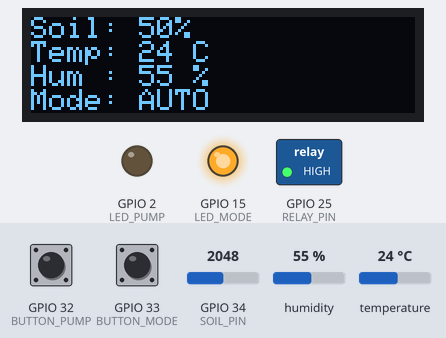
A sketch run on a simulated ESP32. Parts: 128×32 one-colour display, switched loads named in the sketch (green lamp = pin HIGH), output pins drawn as LEDs (lit = HIGH). The inputs (shaded band) are chosen by the test bench; at power-on: GPIO 33 (BUTTON_MODE) HIGH, GPIO 32 (BUTTON_PUMP) HIGH, humidity 55 %, GPIO 34 (SOIL_PIN) = 2048, temperature 24 °C. WiFi joins after 1.5 s; servers stay silent unless stated.

Above: at 6.5 s.
6.6 s: GPIO 33 (BUTTON_MODE) pulled LOW for 0.15 s
At 10.1 s:
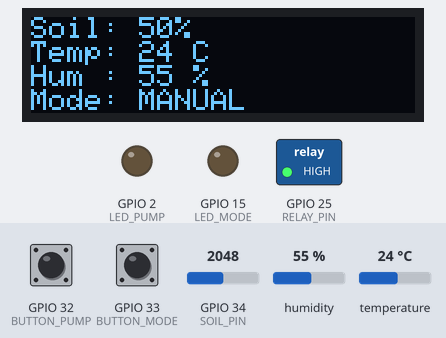
10.4 s: GPIO 32 (BUTTON_PUMP) pulled LOW for 0.15 s
At 11.1 s:
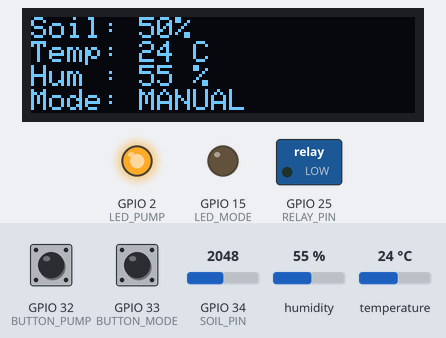
12.0 s: GPIO 33 (BUTTON_MODE) pulled LOW for 1 s
At 13.6 s:
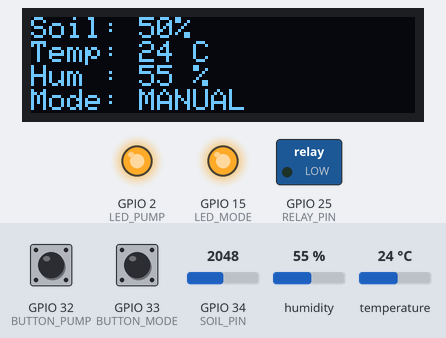
16.4 s: humidity set to 22 %
At 18.7 s:
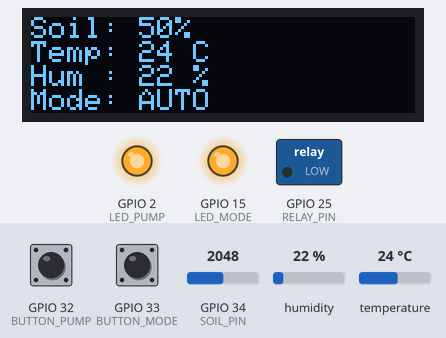
19.4 s: GPIO 34 (SOIL_PIN) set to 2866
At 21.9 s:
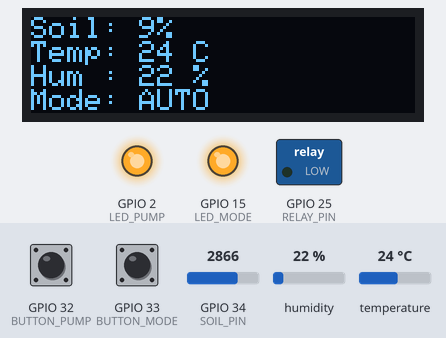
22.4 s: GPIO 33 (BUTTON_MODE) pulled LOW for 0.15 s
At 23.6 s:
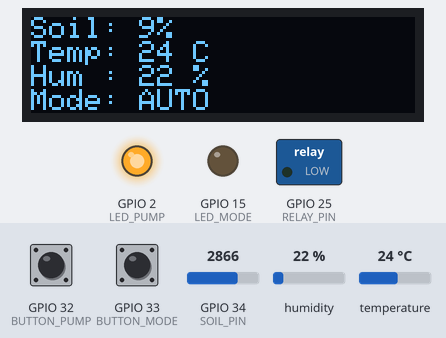
Timing chart, 0 to 25.4 s (numbered marks = the images above; inputs shaded):
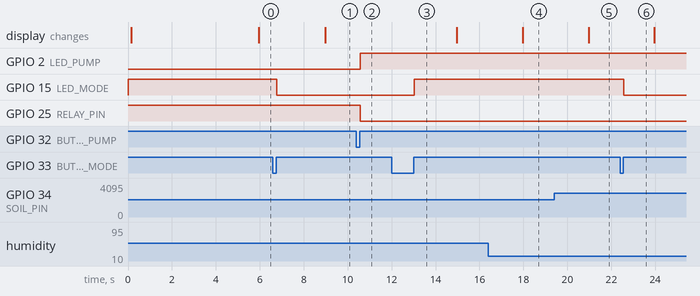

The sketch:

working.ino
```cpp
/************ BLYNK DEFINITIONS ************/
#define BLYNK_TEMPLATE_ID "TMPL3GpwjK6Nj"
#define BLYNK_TEMPLATE_NAME "Quickstart Template"
#define BLYNK_AUTH_TOKEN "KN6k9uCC9a5dZozwC7higdK8nsDack78"

#define BLYNK_PRINT Serial
/******************************************/

#include <WiFi.h>
#include <WiFiClient.h>
#include <BlynkSimpleEsp32.h>
#include <DHT.h>
#include <AceButton.h>
#include <Wire.h>
#include <Adafruit_SSD1306.h>

using namespace ace_button;

/* ---------- WIFI ---------- */
char ssid[] = "ESP32_Plant_System";
char pass[] = "12345678";

/* ---------- PINS ---------- */
#define SOIL_PIN     34
#define RELAY_PIN    25
#define BUTTON_PUMP  32
#define BUTTON_MODE  33
#define DHT_PIN      14
#define LED_PUMP     2
#define LED_MODE     15

/* ---------- OLED ---------- */
#define SCREEN_WIDTH 128
#define SCREEN_HEIGHT 32
Adafruit_SSD1306 display(SCREEN_WIDTH, SCREEN_HEIGHT, &Wire, -1);

/* ---------- DHT ---------- */
#define DHTTYPE DHT11
DHT dht(DHT_PIN, DHTTYPE);

/* ---------- BUTTONS ---------- */
ButtonConfig pumpCfg, modeCfg;
AceButton pumpBtn(&pumpCfg);
AceButton modeBtn(&modeCfg);

/* ---------- VARIABLES ---------- */
bool autoMode = true;
bool pumpON = false;
bool sensorReady = false;

int soilRaw = 0;
int soilPercent = 0;
int temperature1 = 0;
int humidity1 = 0;

const int DRY = 3050;
const int WET = 1050;

/* ---------- BLYNK VIRTUAL PINS ---------- */
#define VPUMP   V5
#define VMODE   V6
#define VTEMP   V11
#define VHUM    V8
#define VSOIL   V12

/* ---------- BLYNK CONTROLS ---------- */
BLYNK_WRITE(VPUMP) {
  if (!autoMode) {
    pumpON = param.asInt();
    digitalWrite(RELAY_PIN, pumpON ? LOW : HIGH);
    digitalWrite(LED_PUMP, pumpON);
  }
}

BLYNK_WRITE(VMODE) {
  autoMode = param.asInt();
  digitalWrite(LED_MODE, autoMode);
}

/* ---------- BUTTON HANDLERS ---------- */
void pumpButtonHandler(AceButton*, uint8_t eventType, uint8_t) {
  if (eventType == AceButton::kEventReleased && !autoMode) {
    pumpON = !pumpON;
    digitalWrite(RELAY_PIN, pumpON ? LOW : HIGH);
    digitalWrite(LED_PUMP, pumpON);
    Blynk.virtualWrite(VPUMP, pumpON);
  }
}

void modeButtonHandler(AceButton*, uint8_t eventType, uint8_t) {
  if (eventType == AceButton::kEventReleased) {
    autoMode = !autoMode;
    digitalWrite(LED_MODE, autoMode);
    Blynk.virtualWrite(VMODE, autoMode);
  }
}

/* ---------- SENSOR READ ---------- */
void readSensors() {
  soilRaw = analogRead(SOIL_PIN);
  soilPercent = map(soilRaw, DRY, WET, 0, 100);
  soilPercent = constrain(soilPercent, 0, 100);

  float t = dht.readTemperature();
  float h = dht.readHumidity();

  if (!isnan(t) && !isnan(h)) {
    temperature1 = (int)t;
    humidity1 = (int)h;
    sensorReady = true;
  }

  Blynk.virtualWrite(VSOIL, soilPercent);
  Blynk.virtualWrite(VTEMP, temperature1);
  Blynk.virtualWrite(VHUM, humidity1);
}

/* ---------- AUTO MODE ---------- */
void autoControl() {
  if (!autoMode || !sensorReady) return;

  if (soilPercent < 20) pumpON = true;
  else if (soilPercent > 80) pumpON = false;

  digitalWrite(RELAY_PIN, pumpON ? LOW : HIGH);
  digitalWrite(LED_PUMP, pumpON);
  Blynk.virtualWrite(VPUMP, pumpON);
}

/* ---------- OLED ---------- */
void updateOLED() {
  display.clearDisplay();
  display.setTextSize(1);
  display.setTextColor(SSD1306_WHITE);   // 🔴 CRITICAL FIX
  display.setCursor(0,0);

  display.print("Soil: "); display.print(soilPercent); display.println("%");
  display.print("Temp: "); display.print(temperature1); display.println(" C");
  display.print("Hum : "); display.print(humidity1); display.println(" %");
  display.print("Mode: "); display.println(autoMode ? "AUTO" : "MANUAL");

  display.display();
}

/* ---------- TIMER ---------- */
BlynkTimer timer;

void setup() {
  Serial.begin(115200);

  pinMode(RELAY_PIN, OUTPUT);
  pinMode(LED_PUMP, OUTPUT);
  pinMode(LED_MODE, OUTPUT);
  pinMode(BUTTON_PUMP, INPUT_PULLUP);
  pinMode(BUTTON_MODE, INPUT_PULLUP);

  digitalWrite(RELAY_PIN, HIGH);   // motor OFF
  digitalWrite(LED_PUMP, LOW);
  digitalWrite(LED_MODE, HIGH);

  dht.begin();

  Wire.begin(21, 22);
  delay(100);

  if (!display.begin(SSD1306_SWITCHCAPVCC, 0x3C)) {
    Serial.println("OLED not found");
    while (true);
  }

  display.clearDisplay();
  display.setTextSize(1);
  display.setTextColor(SSD1306_WHITE);
  display.setCursor(0,0);
  display.println("OLED READY");
  display.display();
  delay(1000);

  pumpCfg.setEventHandler(pumpButtonHandler);
  modeCfg.setEventHandler(modeButtonHandler);
  pumpBtn.init(BUTTON_PUMP);
  modeBtn.init(BUTTON_MODE);

  Blynk.begin(BLYNK_AUTH_TOKEN, ssid, pass);

  timer.setInterval(2000L, readSensors);
  timer.setInterval(2000L, autoControl);
  timer.setInterval(3000L, updateOLED);
}

void loop() {
  Blynk.run();
  timer.run();
  pumpBtn.check();
  modeBtn.check();
}
```

Measured:
- after the input at 6.6 s, GPIO 15 (LED_MODE): HIGH → LOW after 0.17 s; the display: changes after 2.4 s (image 1)
- after the input at 10.4 s, GPIO 2 (LED_PUMP): LOW → HIGH after 0.17 s; GPIO 25 (RELAY_PIN): HIGH → LOW after 0.17 s
- after the input at 12.0 s, GPIO 15 (LED_MODE): LOW → HIGH after 1.0 s
- after the input at 16.4 s, the display: changes after 1.6 s (image 4)
- after the input at 19.4 s, the display: changes after 1.6 s (image 5)
- after the input at 22.4 s, GPIO 15 (LED_MODE): HIGH → LOW after 0.17 s
